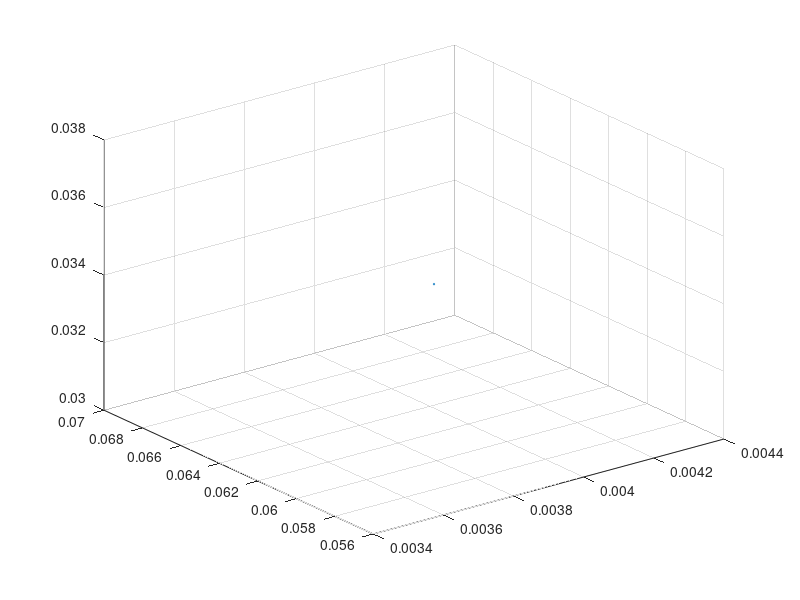

Here is the MATLAB script that generated this plot:
scatter3(0.165000, 0.057597, 0.091973, 1);
scatter3(0.165000, 0.057520, 0.078366, 1);
scatter3(0.165000, 0.057319, 0.065141, 1);
scatter3(0.165000, 0.057319, 0.065141, 1);
scatter3(0.165000, 0.057715, 0.086541, 1);
scatter3(0.165000, 0.057807, 0.088064, 1);
scatter3(0.165000, 0.058029, 0.085350, 1);
scatter3(0.165000, 0.058278, 0.073509, 1);
scatter3(0.165000, 0.058451, 0.068254, 1);
scatter3(0.165000, 0.058843, 0.084237, 1);
scatter3(0.165000, 0.058843, 0.084237, 1);
scatter3(0.165000, 0.058908, 0.072595, 1);
scatter3(0.165000, 0.059294, 0.090518, 1);
scatter3(0.165000, 0.059198, 0.080261, 1);
scatter3(0.165000, 0.059364, 0.083473, 1);
scatter3(0.165000, 0.059653, 0.092478, 1);
scatter3(0.165000, 0.059591, 0.082282, 1);
scatter3(0.165000, 0.059715, 0.079331, 1);
scatter3(0.165000, 0.060048, 0.089193, 1);
scatter3(0.165000, 0.060273, 0.069092, 1);
scatter3(0.165000, 0.060451, 0.078205, 1);
scatter3(0.165000, 0.060451, 0.078205, 1);
scatter3(0.165000, 0.060233, 0.062912, 1);
scatter3(0.165000, 0.060512, 0.073797, 1);
scatter3(0.165000, 0.060512, 0.073797, 1);
scatter3(0.165000, 0.060667, 0.061859, 1);
scatter3(0.165000, 0.060873, 0.038146, 1);
scatter3(0.164320, 0.063000, 0.082609, 1);
scatter3(0.164320, 0.063000, 0.082609, 1);
scatter3(0.162950, 0.063000, 0.075198, 1);
scatter3(0.162950, 0.063000, 0.075198, 1);
scatter3(0.162779, 0.063000, 0.069991, 1);
scatter3(0.162779, 0.063000, 0.069991, 1);
scatter3(0.162203, 0.063000, 0.079598, 1);
scatter3(0.161869, 0.063000, 0.088616, 1);
scatter3(0.161584, 0.063000, 0.085768, 1);
scatter3(0.161745, 0.063000, 0.068700, 1);
scatter3(0.161451, 0.063000, 0.072551, 1);
scatter3(0.161451, 0.063000, 0.072551, 1);
scatter3(0.161510, 0.063000, 0.062933, 1);
scatter3(0.161325, 0.063000, 0.078624, 1);
scatter3(0.161233, 0.063000, 0.067326, 1);
scatter3(0.161233, 0.063000, 0.067326, 1);
scatter3(0.160986, 0.063000, 0.089416, 1);
scatter3(0.161146, 0.063000, 0.065034, 1);
scatter3(0.160976, 0.063000, 0.075087, 1);
scatter3(0.160922, 0.063000, 0.070303, 1);
scatter3(0.160922, 0.063000, 0.070303, 1);
scatter3(0.160811, 0.063000, 0.080916, 1);
scatter3(0.160747, 0.063000, 0.077350, 1);
scatter3(0.160747, 0.063000, 0.077350, 1);
scatter3(0.160693, 0.063000, 0.080732, 1);
scatter3(0.160385, 0.063000, 0.087020, 1);
scatter3(0.160232, 0.063000, 0.083458, 1);
scatter3(0.160276, 0.063000, 0.073299, 1);
scatter3(0.160276, 0.063000, 0.073299, 1);
scatter3(0.160012, 0.063000, 0.079107, 1);
scatter3(0.159960, 0.063000, 0.084485, 1);
scatter3(0.160100, 0.063000, 0.068038, 1);
scatter3(0.160100, 0.063000, 0.068038, 1);
scatter3(0.160087, 0.063000, 0.060628, 1);
scatter3(0.159761, 0.063000, 0.087583, 1);
scatter3(0.159761, 0.063000, 0.087583, 1);
scatter3(0.159766, 0.063000, 0.071819, 1);
scatter3(0.159477, 0.063000, 0.077731, 1);
scatter3(0.158858, 0.063000, 0.060923, 1);
scatter3(0.158756, 0.063000, 0.070306, 1);
scatter3(0.158546, 0.063000, 0.065032, 1);
scatter3(0.154201, 0.063000, 0.082241, 1);
scatter3(0.152685, 0.063000, 0.086872, 1);
scatter3(0.152606, 0.063000, 0.083462, 1);
scatter3(0.152606, 0.063000, 0.083462, 1);
scatter3(0.152408, 0.063000, 0.072729, 1);
scatter3(0.152308, 0.063000, 0.064927, 1);
scatter3(0.152122, 0.063000, 0.060785, 1);
scatter3(0.152122, 0.063000, 0.060785, 1);
scatter3(0.151904, 0.063000, 0.058958, 1);
scatter3(0.112581, 0.026259, 0.093000, 1);
scatter3(0.146693, 0.063000, 0.089646, 1);
scatter3(0.108163, 0.024085, 0.093000, 1);
scatter3(0.112903, 0.030451, 0.093000, 1);
scatter3(0.143924, 0.063000, 0.088356, 1);
scatter3(0.128007, 0.047102, 0.093000, 1);
scatter3(0.136301, 0.057510, 0.093000, 1);
scatter3(0.136301, 0.057510, 0.093000, 1);
scatter3(0.141404, 0.063000, 0.083728, 1);
scatter3(0.141404, 0.063000, 0.083728, 1);
scatter3(0.140822, 0.063000, 0.092560, 1);
scatter3(0.140269, 0.063000, 0.086203, 1);
scatter3(0.112932, 0.035287, 0.093000, 1);
scatter3(0.138952, 0.063000, 0.088590, 1);
scatter3(0.138952, 0.063000, 0.088590, 1);
scatter3(0.137163, 0.062773, 0.093000, 1);
scatter3(0.103373, 0.029016, 0.093000, 1);
scatter3(0.134722, 0.061550, 0.093000, 1);
scatter3(0.133256, 0.063000, 0.089818, 1);
scatter3(0.103949, 0.033934, 0.093000, 1);
scatter3(0.103868, 0.033965, 0.093000, 1);
scatter3(0.130956, 0.063000, 0.081795, 1);
scatter3(0.072031, 0.004831, 0.093000, 1);
scatter3(0.071981, 0.004912, 0.093000, 1);
scatter3(0.120231, 0.053986, 0.093000, 1);
scatter3(0.128181, 0.063000, 0.084319, 1);
scatter3(0.127840, 0.063000, 0.081006, 1);
scatter3(0.081610, 0.017631, 0.093000, 1);
scatter3(0.125407, 0.063000, 0.024410, 1);
scatter3(0.125211, 0.063000, 0.019630, 1);
scatter3(0.125073, 0.063000, 0.015551, 1);
scatter3(0.124937, 0.063000, 0.013046, 1);
scatter3(0.064539, 0.004056, 0.093000, 1);
scatter3(0.076384, 0.016224, 0.093000, 1);
scatter3(0.086225, 0.027476, 0.093000, 1);
scatter3(0.120724, 0.063000, 0.010653, 1);
scatter3(0.120724, 0.063000, 0.010653, 1);
scatter3(0.081209, 0.024369, 0.093000, 1);
scatter3(0.068764, 0.015235, 0.093000, 1);
scatter3(0.116486, 0.063000, 0.017930, 1);
scatter3(0.116320, 0.063000, 0.013000, 1);
scatter3(0.116104, 0.063000, 0.008766, 1);
scatter3(0.115971, 0.063000, 0.006219, 1);
scatter3(0.114128, 0.063000, 0.006668, 1);
scatter3(0.113994, 0.063000, 0.006659, 1);
scatter3(0.111532, 0.063000, 0.006349, 1);
scatter3(0.110103, 0.063000, 0.001216, 1);
scatter3(0.110661, 0.063000, 0.084155, 1);
scatter3(0.110612, 0.063000, 0.088427, 1);
scatter3(0.078469, 0.033503, 0.093000, 1);
scatter3(0.105756, 0.063000, 0.015134, 1);
scatter3(0.103794, 0.063000, 0.005979, 1);
scatter3(0.103500, 0.063000, 0.008868, 1);
scatter3(0.103500, 0.063000, 0.008868, 1);
scatter3(0.101521, 0.063000, 0.017368, 1);
scatter3(0.101521, 0.063000, 0.017368, 1);
scatter3(0.064775, 0.027200, 0.093000, 1);
scatter3(0.100799, 0.063000, 0.022070, 1);
scatter3(0.102874, 0.063000, 0.084245, 1);
scatter3(0.097188, 0.063000, 0.015306, 1);
scatter3(0.051915, 0.020295, 0.093000, 1);
scatter3(0.094824, 0.063000, 0.018173, 1);
scatter3(0.094824, 0.063000, 0.018173, 1);
scatter3(0.097094, 0.063000, 0.080026, 1);
scatter3(0.095475, 0.063000, 0.064549, 1);
scatter3(0.095475, 0.063000, 0.064549, 1);
scatter3(0.094662, 0.063000, 0.050408, 1);
scatter3(0.092501, 0.063000, 0.014661, 1);
scatter3(0.094833, 0.063000, 0.075654, 1);
scatter3(0.047338, 0.020168, 0.093000, 1);
scatter3(0.092315, 0.063000, 0.053508, 1);
scatter3(0.092315, 0.063000, 0.053508, 1);
scatter3(0.093305, 0.063000, 0.079856, 1);
scatter3(0.093305, 0.063000, 0.079856, 1);
scatter3(0.092884, 0.063000, 0.088398, 1);
scatter3(0.090515, 0.063000, 0.057000, 1);
scatter3(0.090515, 0.063000, 0.057000, 1);
scatter3(0.088877, 0.063000, 0.064281, 1);
scatter3(0.088877, 0.063000, 0.064281, 1);
scatter3(0.040980, 0.019211, 0.093000, 1);
scatter3(0.041235, 0.020588, 0.093000, 1);
scatter3(0.086034, 0.063000, 0.064255, 1);
scatter3(0.086034, 0.063000, 0.064255, 1);
scatter3(0.084960, 0.063000, 0.050352, 1);
scatter3(0.081971, 0.063000, 0.000900, 1);
scatter3(0.081971, 0.063000, 0.000900, 1);
scatter3(0.082479, 0.063000, 0.034655, 1);
scatter3(0.082479, 0.063000, 0.034655, 1);
scatter3(0.082370, 0.063000, 0.045775, 1);
scatter3(0.080962, 0.063000, 0.042391, 1);
scatter3(0.081380, 0.063000, 0.056755, 1);
scatter3(0.081380, 0.063000, 0.056755, 1);
scatter3(0.079536, 0.063000, 0.039185, 1);
scatter3(0.080566, 0.063000, 0.088881, 1);
scatter3(0.077719, 0.063000, 0.064286, 1);
scatter3(0.077719, 0.063000, 0.064286, 1);
scatter3(0.078422, 0.063000, 0.084301, 1);
scatter3(0.078422, 0.063000, 0.084301, 1);
scatter3(0.076056, 0.063000, 0.045603, 1);
scatter3(0.075539, 0.063000, 0.060107, 1);
scatter3(0.074882, 0.063000, 0.050336, 1);
scatter3(0.028590, 0.021222, 0.093000, 1);
scatter3(0.074878, 0.063000, 0.062301, 1);
scatter3(0.073966, 0.063000, 0.045748, 1);
scatter3(0.073966, 0.063000, 0.045748, 1);
scatter3(0.073009, 0.063000, 0.034494, 1);
scatter3(0.073009, 0.063000, 0.034494, 1);
scatter3(0.073257, 0.063000, 0.039278, 1);
scatter3(0.072579, 0.063000, 0.053597, 1);
scatter3(0.072579, 0.063000, 0.053597, 1);
scatter3(0.073596, 0.063000, 0.075780, 1);
scatter3(0.073596, 0.063000, 0.075780, 1);
scatter3(0.073340, 0.063000, 0.071645, 1);
scatter3(0.073340, 0.063000, 0.071645, 1);
scatter3(0.022270, 0.018898, 0.093000, 1);
scatter3(0.071083, 0.063000, 0.062326, 1);
scatter3(0.069977, 0.063000, 0.045388, 1);
scatter3(0.070713, 0.063000, 0.060147, 1);
scatter3(0.070713, 0.063000, 0.060147, 1);
scatter3(0.071015, 0.063000, 0.080079, 1);
scatter3(0.067695, 0.063000, 0.039135, 1);
scatter3(0.069620, 0.063000, 0.088623, 1);
scatter3(0.069620, 0.063000, 0.088623, 1);
scatter3(0.017116, 0.018005, 0.093000, 1);
scatter3(0.031715, 0.031109, 0.093000, 1);
scatter3(0.031715, 0.031109, 0.093000, 1);
scatter3(0.063640, 0.063000, 0.010607, 1);
scatter3(0.063027, 0.063000, 0.000600, 1);
scatter3(0.065095, 0.063000, 0.064453, 1);
scatter3(0.065095, 0.063000, 0.064453, 1);
scatter3(0.064131, 0.063000, 0.050435, 1);
scatter3(0.062094, 0.063000, 0.039086, 1);
scatter3(0.030182, 0.033190, 0.093000, 1);
scatter3(0.030182, 0.033190, 0.093000, 1);
scatter3(0.025922, 0.029843, 0.093000, 1);
scatter3(0.060666, 0.063000, 0.045667, 1);
scatter3(0.058774, 0.063000, 0.018873, 1);
scatter3(0.060954, 0.063000, 0.053539, 1);
scatter3(0.026873, 0.032841, 0.093000, 1);
scatter3(0.059790, 0.063000, 0.047882, 1);
scatter3(0.059790, 0.063000, 0.047882, 1);
scatter3(0.062249, 0.063000, 0.088299, 1);
scatter3(0.022870, 0.030024, 0.093000, 1);
scatter3(0.059249, 0.063000, 0.056850, 1);
scatter3(0.059418, 0.063000, 0.063946, 1);
scatter3(0.059418, 0.063000, 0.063946, 1);
scatter3(0.026394, 0.034886, 0.093000, 1);
scatter3(0.004740, 0.016791, 0.093000, 1);
scatter3(0.004740, 0.016791, 0.093000, 1);
scatter3(0.057041, 0.063000, 0.050323, 1);
scatter3(0.050825, 0.055690, 0.093000, 1);
scatter3(0.056438, 0.063000, 0.053554, 1);
scatter3(0.058216, 0.063000, 0.084394, 1);
scatter3(0.052947, 0.063000, 0.025739, 1);
scatter3(0.052947, 0.063000, 0.025739, 1);
scatter3(0.053727, 0.063000, 0.039033, 1);
scatter3(0.056158, 0.063000, 0.075893, 1);
scatter3(0.056158, 0.063000, 0.075893, 1);
scatter3(0.050932, 0.063000, 0.022401, 1);
scatter3(0.050932, 0.063000, 0.022401, 1);
scatter3(0.050932, 0.063000, 0.022401, 1);
scatter3(0.053125, 0.063000, 0.056659, 1);
scatter3(0.020721, 0.034328, 0.093000, 1);
scatter3(0.049418, 0.063000, 0.012470, 1);
scatter3(0.049612, 0.063000, 0.017070, 1);
scatter3(0.050194, 0.063000, 0.029138, 1);
scatter3(0.031560, 0.043926, 0.093000, 1);
scatter3(0.001172, 0.020298, 0.093000, 1);
scatter3(0.001172, 0.020298, 0.093000, 1);
scatter3(0.022150, 0.037926, 0.093000, 1);
scatter3(0.051456, 0.063000, 0.084352, 1);
scatter3(0.049162, 0.063000, 0.053565, 1);
scatter3(0.016762, 0.034317, 0.093000, 1);
scatter3(0.025379, 0.041476, 0.093000, 1);
scatter3(0.014306, 0.032679, 0.093000, 1);
scatter3(0.049127, 0.063000, 0.076044, 1);
scatter3(0.048292, 0.063000, 0.071620, 1);
scatter3(0.048292, 0.063000, 0.071620, 1);
scatter3(0.043505, 0.063000, 0.010774, 1);
scatter3(0.048576, 0.063000, 0.080066, 1);
scatter3(0.048382, 0.063000, 0.084295, 1);
scatter3(0.048382, 0.063000, 0.084295, 1);
scatter3(0.022280, 0.041362, 0.093000, 1);
scatter3(0.018732, 0.038549, 0.093000, 1);
scatter3(0.012545, 0.034046, 0.093000, 1);
scatter3(0.024368, 0.043747, 0.093000, 1);
scatter3(0.024368, 0.043747, 0.093000, 1);
scatter3(0.042834, 0.063000, 0.042433, 1);
scatter3(0.022719, 0.043663, 0.093000, 1);
scatter3(0.018857, 0.041056, 0.093000, 1);
scatter3(0.018857, 0.041056, 0.093000, 1);
scatter3(0.015059, 0.038169, 0.093000, 1);
scatter3(0.015059, 0.038169, 0.093000, 1);
scatter3(0.020898, 0.042930, 0.093000, 1);
scatter3(0.038287, 0.063000, 0.005512, 1);
scatter3(0.016817, 0.040325, 0.093000, 1);
scatter3(0.008171, 0.033866, 0.093000, 1);
scatter3(0.043091, 0.063000, 0.084499, 1);
scatter3(0.043091, 0.063000, 0.084499, 1);
scatter3(0.001969, 0.029628, 0.093000, 1);
scatter3(0.018320, 0.043097, 0.093000, 1);
scatter3(0.024220, 0.048126, 0.093000, 1);
scatter3(0.042256, 0.063000, 0.088493, 1);
scatter3(0.011112, 0.038216, 0.093000, 1);
scatter3(0.011112, 0.038216, 0.093000, 1);
scatter3(0.040725, 0.063000, 0.080061, 1);
scatter3(0.040725, 0.063000, 0.080061, 1);
scatter3(0.001177, 0.032062, 0.093000, 1);
scatter3(0.001177, 0.032062, 0.093000, 1);
scatter3(0.033123, 0.063000, 0.011262, 1);
scatter3(0.012784, 0.042396, 0.093000, 1);
scatter3(0.012784, 0.042396, 0.093000, 1);
scatter3(0.036819, 0.063000, 0.075607, 1);
scatter3(0.036819, 0.063000, 0.075607, 1);
scatter3(0.020687, 0.049023, 0.093000, 1);
scatter3(0.022024, 0.051338, 0.093000, 1);
scatter3(0.036322, 0.063000, 0.088688, 1);
scatter3(0.036322, 0.063000, 0.088688, 1);
scatter3(0.030608, 0.063000, 0.020568, 1);
scatter3(0.006019, 0.038661, 0.093000, 1);
scatter3(0.035601, 0.063000, 0.084353, 1);
scatter3(0.035601, 0.063000, 0.084353, 1);
scatter3(0.032022, 0.063000, 0.045474, 1);
scatter3(0.027371, 0.063000, 0.000338, 1);
scatter3(0.027371, 0.063000, 0.000338, 1);
scatter3(0.017853, 0.049613, 0.093000, 1);
scatter3(0.012385, 0.045454, 0.093000, 1);
scatter3(0.007122, 0.041597, 0.093000, 1);
scatter3(0.028514, 0.063000, 0.041999, 1);
scatter3(0.004143, 0.040502, 0.093000, 1);
scatter3(0.030559, 0.063000, 0.075937, 1);
scatter3(0.014655, 0.050640, 0.093000, 1);
scatter3(0.014655, 0.050640, 0.093000, 1);
scatter3(0.029447, 0.063000, 0.084493, 1);
scatter3(0.007644, 0.045362, 0.093000, 1);
scatter3(0.000558, 0.039929, 0.093000, 1);
scatter3(0.024213, 0.063000, 0.042259, 1);
scatter3(0.024213, 0.063000, 0.042259, 1);
scatter3(0.011247, 0.050068, 0.093000, 1);
scatter3(0.027191, 0.063000, 0.088681, 1);
scatter3(0.027191, 0.063000, 0.088681, 1);
scatter3(0.021118, 0.063000, 0.045560, 1);
scatter3(0.011074, 0.052846, 0.093000, 1);
scatter3(0.015108, 0.063000, 0.027484, 1);
scatter3(0.009467, 0.063000, 0.016940, 1);
scatter3(0.009467, 0.063000, 0.016940, 1);
scatter3(0.009982, 0.063000, 0.026699, 1);
scatter3(0.007514, 0.063000, 0.026111, 1);
scatter3(0.008633, 0.063000, 0.037908, 1);
scatter3(0.006056, 0.063000, 0.016201, 1);
scatter3(0.003826, 0.063000, 0.020878, 1);
scatter3(0.003957, 0.063000, 0.034000, 1);
hold all
